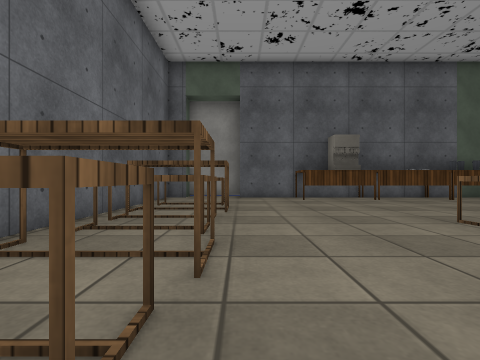
[1] (above)

16 first-person views from a walk through a scene from a Unity 3-D project. The camera is 0.64 m above the floor, looks level and sees 85° across. Doors are open. The floor is counted in squares, 1 m on a side. Each view is taken from the middle of a square. On the plan, view 1 faces up. The plan holds only what a view shows up to about 9 squares ahead; the rest is blank. The player character is not drawn. Some surface patterns are stand-ins.

[2]
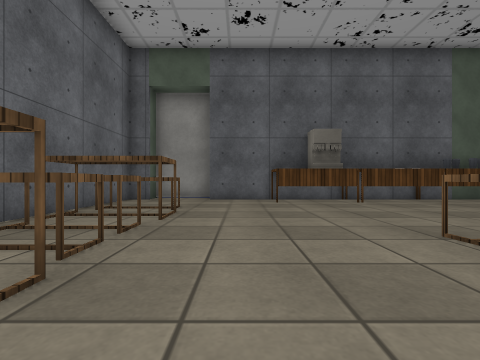

[3]
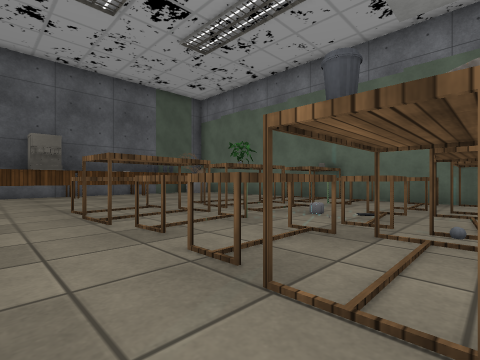

[4]
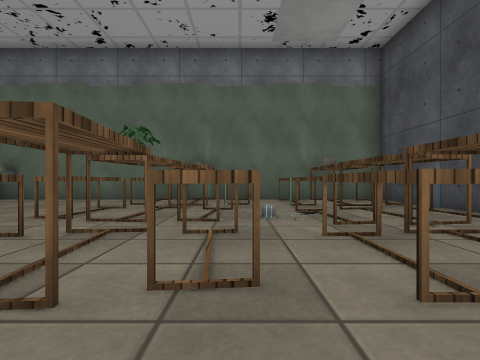

[5]
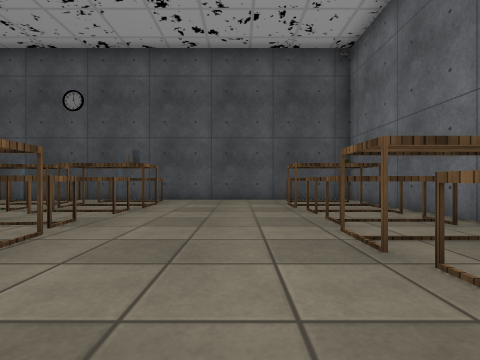

[6]
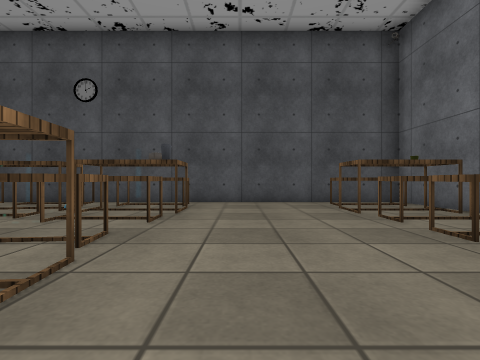

[7]
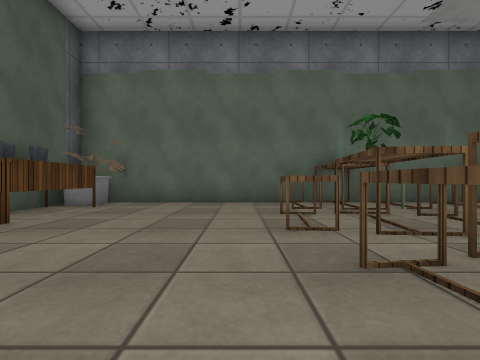

[8]
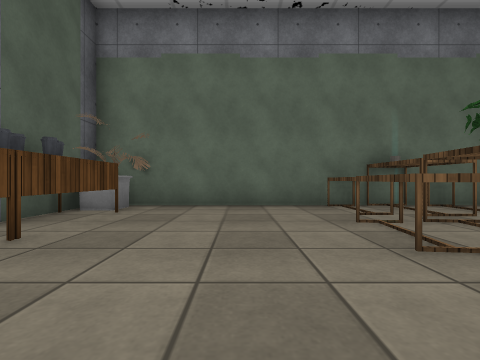

[9]
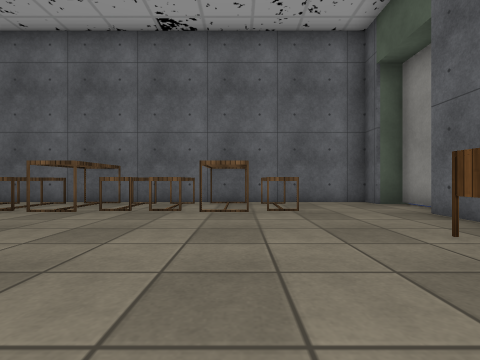

[10]
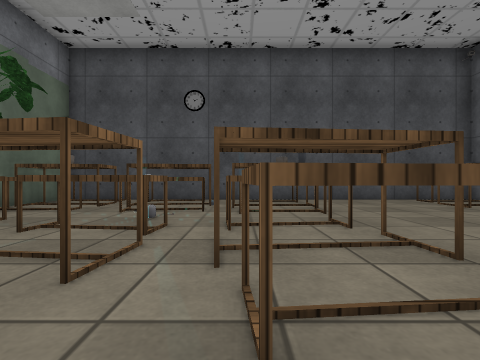

[11]
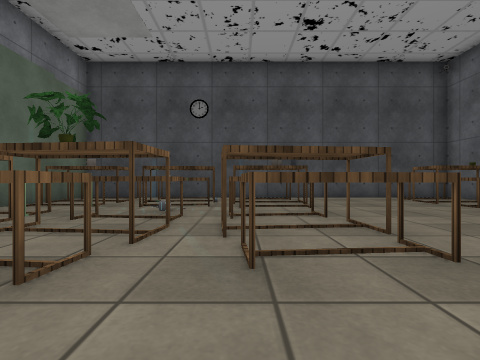

[12]
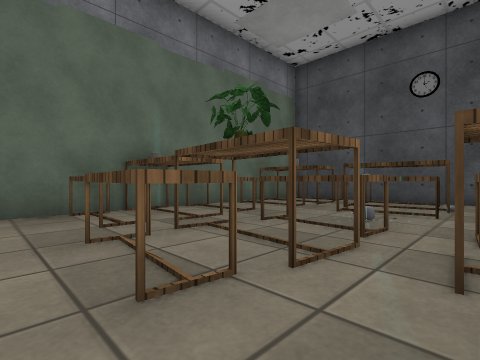

[13]
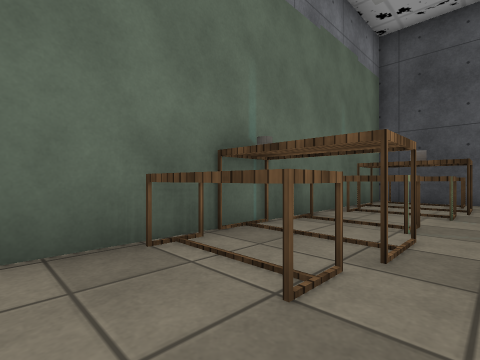

[14]
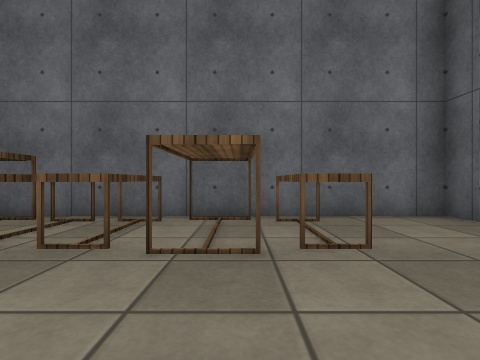

[15]
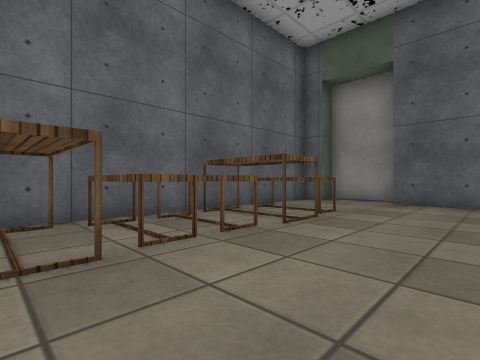

[16]
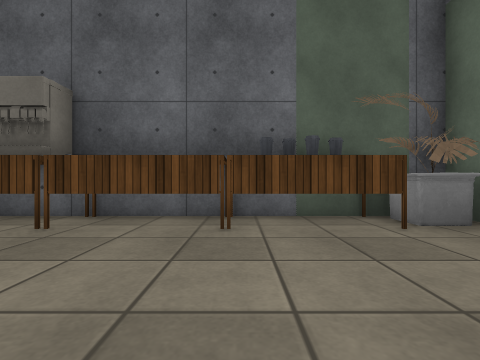

### Floor plan
Points are (right, up) in squares from view 1. A wall is a line through its corners. A room is listed if a view was taken in it or the views show most of it. See-through windows are left out.
Room 1 (views 1, 2, 3, 4, 5, 6, 7, 8, 9, 10, 11, 12, 13, 14, 15, 16)
walls: (-2, 9.7) (-2.6, 9.7) (-2.6, -3.7) (10.6, -3.7) (10.6, 9.7) (0, 9.7)
ways out: open door at (-1, 10)
objects: table (-2, -3) to (-1, 0); table (-2, 1) to (-1, 4); table (-2, 5) to (-1, 7); table (2, 9) to (4, 9); table (3, -3) to (5, 0); table (3, 1) to (5, 4); table (5, 9); table (6, -3) to (8, 0); table (6, 1) to (8, 4); cup (7, 9); table (8, -3) to (10, 0); cup (8, 9); table (9, 1) to (10, 4); flowerpot (10, 9)

Positions as (right, up) in squares from view 1, and headings:
1: (0, 0), facing up
2: (1, 1), facing up
3: (2, -2), facing up-right
4: (2, 1), facing right
5: (1, 5), facing down
6: (2, 4), facing down
7: (3, 5), facing right
8: (4, 6), facing right
9: (5, 6), facing left
10: (5, 5), facing down
11: (5, 6), facing down
12: (5, 5), facing down-right
13: (8, 5), facing down-right
14: (2, 6), facing left
15: (2, 2), facing up-left
16: (7, 5), facing up
